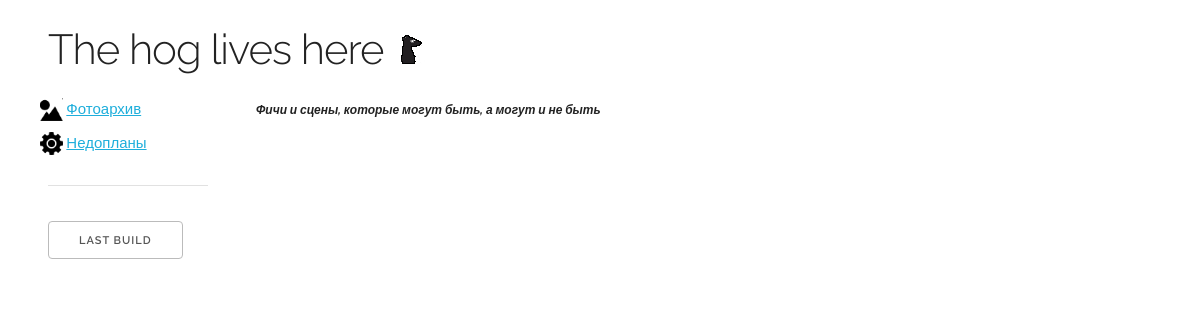
The page /scenes_features/ on the database as committed earlier.
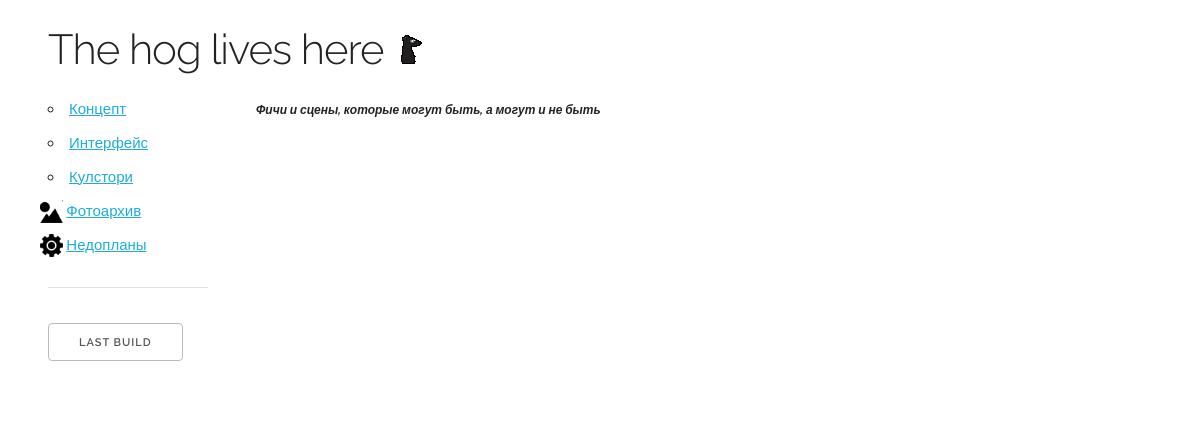
The same page on the database as committed later.
### base/models.py (models this page shows, shortened)
class BlogEntry(models.Model):
    caption = models.CharField(max_length=255)
    text = models.TextField()
    pinned = models.BooleanField()
    creation_ts = models.DateField(auto_now_add = True)

### base/views.py (the view)
# urls.py: url(r'^scenes_features/$', bviews.scenes_features),
def scenes_features(request):
    data =  SceneFeature.objects.all()
    return render_to_response('scenes_features/index.html',{'data':data})
    pass

### base/templatetags/sidenav.py (called while the page is built)
@register.simple_tag()
def sidenav():
    items  =  BlogEntry.objects.filter(pinned=True)
    return items

### base/templates/scenes_features/index.html (shortened to what this page needs)
{% extends 'base.html' %}
{% block data %}
<strong><small><i>
            Фичи и сцены, которые могут быть, а могут и не быть
</i></small></strong>
{% endblock %}

### base/templates/base.html (shortened to what this page needs)
<!DOCTYPE html>
<html lang="en">
<head>
{% load sidenav %}
        <link rel="stylesheet" href="/static/css/normalize.css">
        <link rel="stylesheet" href="/static/css/skeleton.css">
</head>
<body>
    <div class="">
        <br/>
        <div class="row">
            <div class="twelve columns">
                <h2 class="panel">
                        The hog lives here
                        <a href="/">
                        <img src="/static/icon.png" />
                        </a>
                </h2>
            </div>
            <div class="two columns">
            {% sidenav as nav %}
            <ul>
                {% for item in nav %}
                <li><a href="/blog/{{item.id}}">{{ item.caption }}</a></li>
                {% endfor %}
                <li class="clear"><img
                    style="vertical-align:bottom; margin-left:-8px; height:1.5em;"
                    src="/static/image_icon.png"/>&nbsp;<a href="/gallery/">Фотоархив</a></li>
                <li class="clear"><img
                    style="vertical-align:bottom; margin-left:-8px; height:1.5em;"
                    src="/static/bulb.png"/>&nbsp;<a href="/scenes_features/">Недопланы</a></li>
                <li class="clear"> <hr/> </li>
                <li class="clear">
                    <a class="button" href="https://www.dropbox.com/s/h18c5sgs3yc3b3l/game-bin.exe?dl=0">LAST BUILD</a>
                </li>
            </ul>
            </div>
            <div class="nine columns">
                {% block data %}
                {% endblock %}
            </div>
        </div>
    </div>
</body>
</html>

Rows that differ between the two databases and show on the page:
added BlogEntry: caption "Концепт"
added BlogEntry: caption "Интерфейс"
added BlogEntry: caption "Кулстори"
